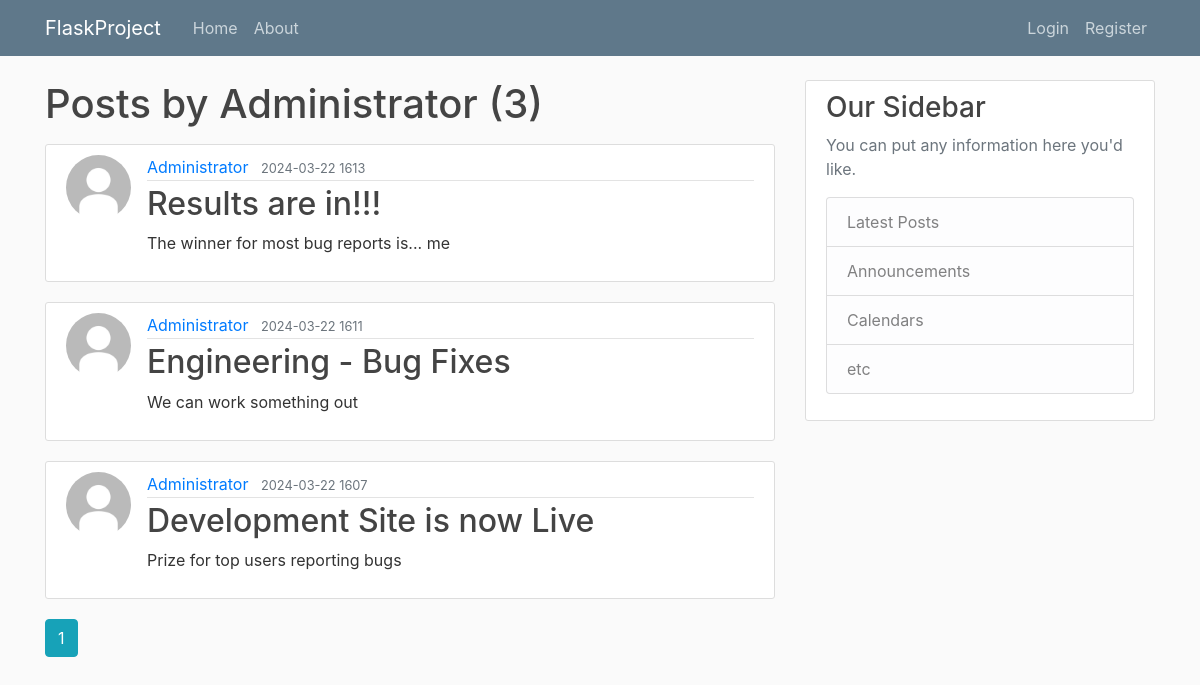
The app's page /user/Administrator with its own data.
### FlaskProject/models.py (models this page shows, shortened)
class User(db.Model, UserMixin):  # class is = table
    id = db.Column(db.Integer, primary_key=True)
    username = db.Column(db.String(20), unique=True, nullable=False)
    email = db.Column(db.String(120), unique=True, nullable=False)
    password = db.Column(db.String(60), nullable=False)
    image_file = db.Column(db.String(20), nullable=False, default='default.jpg')
    posts = db.relationship('Post', backref=db.backref('author', lazy='joined'), lazy='dynamic')

class Post(db.Model):
    id = db.Column(db.Integer, primary_key=True)
    title = db.Column(db.String(100), nullable=False)
    date_posted = db.Column(db.DateTime, nullable=False, default=datetime.datetime.now)
    content = db.Column(db.Text, nullable=False)
    user_id = db.Column(db.Integer, db.ForeignKey('user.id'), nullable=False)

### FlaskProject/users/routes.py (the view)
@users.route("/user/<string:username>")
def user_posts(username):
    with current_app.app_context():
        page = request.args.get('page', 1, type=int)
        user = User.query.filter_by(username=username).first_or_404()
        posts = Post.query.filter_by(author=user)\
                .order_by(Post.date_posted.desc())\
                .paginate(page=page, per_page=5)
        return render_template("user_posts.html", posts=posts, user=user)

### FlaskProject/templates/user_posts.html
{% extends "layout.html" %}
{% block content %}
    <h1 class="mb-3">Posts by {{ user.username }} ({{ posts.total }})</h1>
    {% for post in posts.items %}
        <article class="media content-section">
            <img class="rounded-circle article-img" src="{{ url_for('static', filename='profile_pics/' + post.author.image_file) }}">
            <div class="media-body">
                <div class="article-metadata">
                    <a class="mr-2" href="{{ url_for('users.user_posts', username=post.author.username) }}">{{ post.author.username }}</a>
                    <small class="text-muted">{{ post.date_posted.strftime('%Y-%m-%d %H%M') }}</small>
                </div>
                <h2><a class="article-title" href="{{ url_for('posts.post', post_id=post.id) }}">{{ post.title }}</a></h2>
                <p class="article-content">{{ post.content }}</p>
            </div>
        </article>
    {% endfor %}
    {% for page_num in posts.iter_pages(left_edge=1, right_edge=1, left_current=1, right_current=1) %}
        {% if page_num %}
            {% if posts.page == page_num %}
                <a class="btn btn-info mb-4" href="{{ url_for('users.user_posts', username=user.username, page=page_num) }}">{{ page_num}}</a>
            {% else %}
                <a class="btn btn-outline-info mb-4" href="{{ url_for('users.user_posts', username=user.username, page=page_num) }}">{{ page_num}}</a>
            {% endif %}
        {% else %}
            ...
        {% endif %}
    {% endfor%}
{% endblock content %}

### FlaskProject/static/main.css (style rules this page uses)
body { background: #fafafa; color: #333333; margin-top: 5rem; }
h1, h2, h3, h4, h5, h6 { color: #444444; }
.content-section { background: #ffffff; padding: 10px 20px; border: 1px solid #dddddd; border-radius: 3px; margin-bottom: 20px; }
.article-title { color: #444444; }
.article-content { white-space: pre-line; }
.article-img { height: 65px; width: 65px; margin-right: 16px; }
.article-metadata { padding-bottom: 1px; margin-bottom: 4px; border-bottom: 1px solid #e3e3e3 }

### records on screen
User: username "Administrator"
Post: image_file (placeholder picture), author.username "Administrator", date_posted "2024-03-22 1613", title "Results are in!!!", content "The winner for most bug reports is... me"
Post: image_file (placeholder picture), author.username "Administrator", date_posted "2024-03-22 1611", title "Engineering - Bug Fixes", content "We can work something out"
Post: image_file (placeholder picture), author.username "Administrator", date_posted "2024-03-22 1607", title "Development Site is now Live", content "Prize for top users reporting bugs"

### other values on screen
{{ posts.total }} "3"
{{ page_num }} "1"
